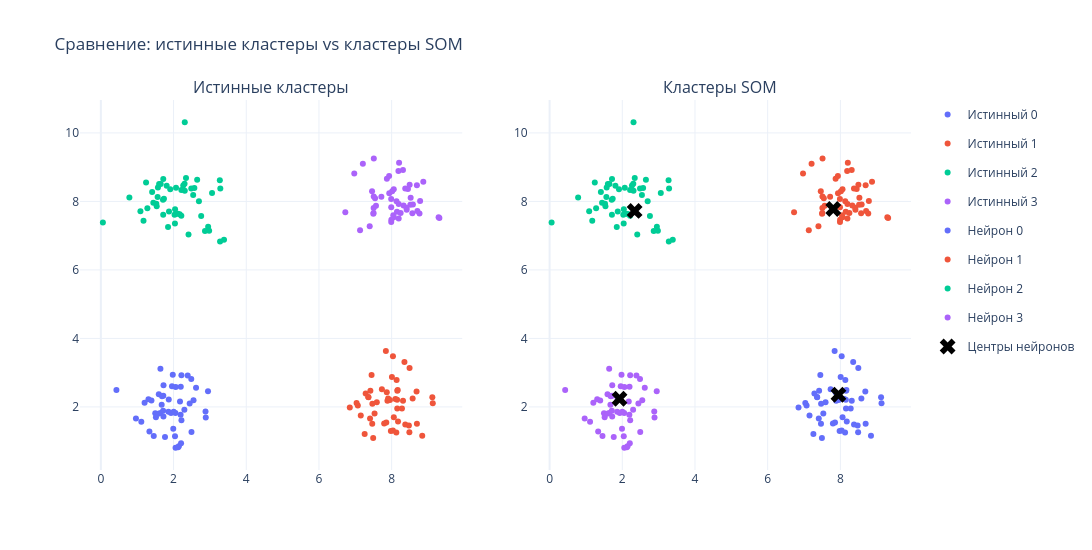

Notebook source saved alongside this figure:
### Code cell
y_pred = som.predict(X)

fig_compare = make_subplots(
    rows=1, cols=2,
    subplot_titles=["Истинные кластеры", "Кластеры SOM"],
    horizontal_spacing=0.08,
)

palette = ["#636EFA", "#EF553B", "#00CC96", "#AB63FA", "#FFA15A", "#19D3F3"]

for i in np.unique(y_true):
    mask = y_true == i
    fig_compare.add_trace(go.Scatter(
        x=X[mask, 0], y=X[mask, 1],
        mode="markers", marker=dict(size=6, color=palette[i % len(palette)]),
        name=f"Истинный {i}", legendgroup=f"true_{i}",
    ), row=1, col=1)

centers = som.cluster_centers()
for j in np.unique(y_pred):
    mask = y_pred == j
    fig_compare.add_trace(go.Scatter(
        x=X[mask, 0], y=X[mask, 1],
        mode="markers", marker=dict(size=6, color=palette[j % len(palette)]),
        name=f"Нейрон {j}", legendgroup=f"som_{j}",
    ), row=1, col=2)

fig_compare.add_trace(go.Scatter(
    x=centers[:, 0], y=centers[:, 1],
    mode="markers",
    marker=dict(size=14, color="black", symbol="x"),
    name="Центры нейронов",
), row=1, col=2)

fig_compare.update_layout(
    title="Сравнение: истинные кластеры vs кластеры SOM",
    width=1100, height=550,
    template="plotly_white",
)
fig_compare.write_html(OUTPUTS / "03_true_vs_som.html")
fig_compare.show()

sil = silhouette_score(X, y_pred)
print(f"Silhouette score (SOM, 4 нейрона): {sil:.4f}")
